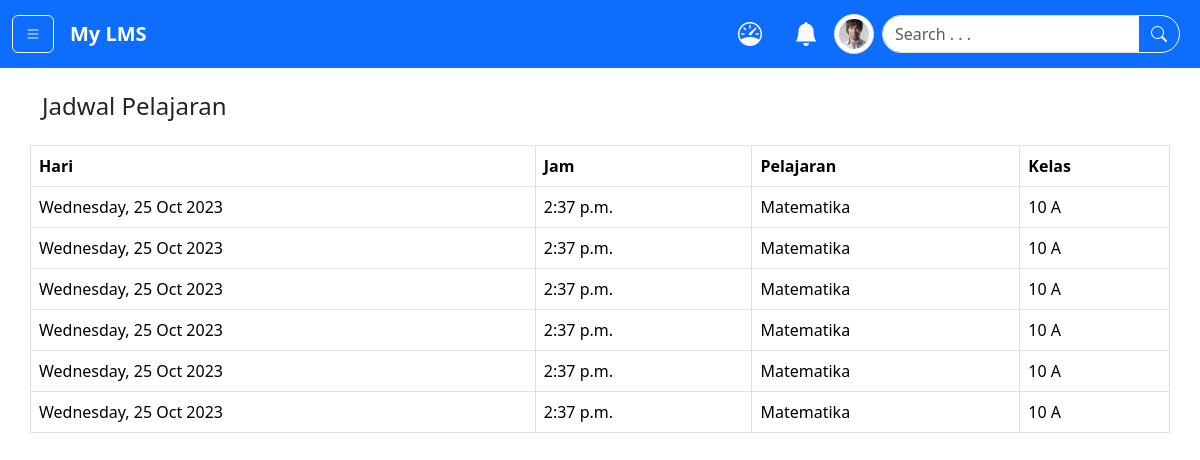
The page /jadwal/ (signed in) on the database as committed earlier.
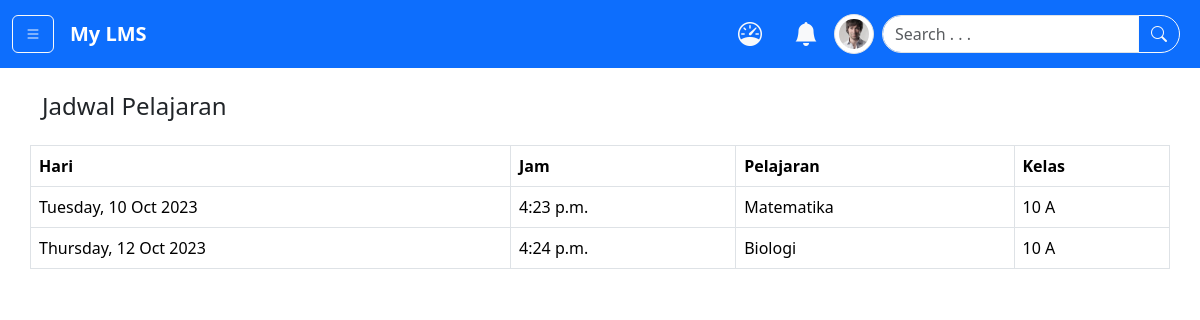
The same page on the database as committed later.
### app/models.py (models this page shows)
class Jadwal(models.Model):
    hari = models.DateField()
    jam = models.TimeField()
    pelajaran = models.ForeignKey(Pelajaran, on_delete=models.CASCADE, default=False)
    kelas = models.ForeignKey(Kelas, on_delete=models.CASCADE)
    materi = models.ForeignKey(Materi, on_delete=models.CASCADE, blank=True, null=True)
    tugas = models.ForeignKey(Tugas, on_delete=models.CASCADE, blank=True, null=True)

class Pelajaran(models.Model):
    judul_pelajaran = models.CharField(max_length=250)
    deskripsi = models.TextField()
    def __str__(self):
        return self.judul_pelajaran

class Kelas(models.Model):
    nama_kelas = models.CharField(max_length=200)
    deskripsi = models.TextField()
    def __str__(self):
        return self.nama_kelas

### app/views.py (the view)
# urls.py: path('jadwal/', views.jadwal, name="jadwal"),
@login_required(login_url= 'login')
def jadwal(request):
    jadwals = Jadwal.objects.all().order_by('hari')
    pelajaran = Pelajaran.objects.values_list('judul_pelajaran', flat=True).distinct()
    kelas = Kelas.objects.values_list('nama_kelas', flat=True).distinct()
    context = {
        'jadwals':jadwals,
        'pelajaran':pelajaran,
        'kelas':kelas,
    }
    return render(request, 'pages/jadwal.html', context)

### templates/pages/jadwal.html (shortened to what the changed rows need)
{% extends 'base.html' %} {% load static %} {% load humanize %} {% block content %}
  {% if user.is_authenticated %}
    {% if user.profile.is_pengajar %}
      <div class="container my-4">
        <div class="row">
          <h4>Jadwal Pelajaran</h4>
          <div class="d-flex my-3">
            <button class="btn btn-primary" data-bs-toggle="modal" data-bs-target="#postJadwal"><i class="bi bi-plus"></i> Buat Jadwal</button>
          </div>
          <table class="table table-bordered border-1">
            <thead>
              <tr>
                <th>Hari</th>
                <th>Jam</th>
                <th>Pelajaran</th>
                <th>Kelas</th>
                <th>Action</th>
              </tr>
            </thead>
            <tbody>
              {% for jadwal in jadwals %}
                <tr>
                  <td>{{ jadwal.hari|date:'l, j M Y' }}</td>
                  <td>{{ jadwal.jam|time:'f a' }}</td>
                  <td>{{ jadwal.pelajaran }}</td>
                  <td>{{ jadwal.kelas }}</td>
                  <td>
                    <a href="#" class="btn btn-success" data-bs-toggle="modal" data-bs-target="#perbarui{{ jadwal.id }}">Perbarui</a>
                    <a href="{% url 'hapus_jadwal' jadwal.id %}" class="btn btn-danger">Hapus</a>
                  </td>
                </tr>
                <div class="modal fade" id="perbarui{{ jadwal.id }}" tabindex="-1" aria-labelledby="exampleModalLabel" aria-hidden="true">
                  <div class="modal-dialog modal-dialog-centered">
                    <div class="modal-content">
                      <div class="modal-header">
                        <h1 class="modal-title fs-5" id="exampleModalLabel">Memperbarui Jadwal</h1>
                        <button type="button" class="btn-close" data-bs-dismiss="modal" aria-label="Close"></button>
                      </div>
                      <div class="modal-body">
                        <form action="{% url 'perbarui_jadwal' jadwal.id %}" method="post" class="row g-3">
                          {% csrf_token %}
                          <div class="row g-3">
                            <div class="col-md-6">
                              <label for="hari" class="form-label">Hari</label>
                              <input type="date" class="form-control" name="hari" id="hari" />
                            </div>
                            <div class="col-md-6">
                              <label for="jam" class="form-label">Jam</label>
                              <input type="time" class="form-control" name="jam" id="jam" />
                            </div>
                            <div class="col-12">
                              <label for="pelajaran" class="form-label">Pelajaran</label>
                              <select id="pelajaran" class="form-select" name="pelajaran">
                                <option selected>{{ jadwal.pelajaran }}</option>
                                {% for judul_pelajaran in pelajaran %}
                                  <option>{{ judul_pelajaran }}</option>
                                {% endfor %}
                              </select>
                            </div>
                            <div class="col-12">
                              <label for="kelas" class="form-label">Kelas</label>
                              <select id="kelas" class="form-select" name="kelas">
                                <option selected>{{ jadwal.kelas }}</option>
                                {% for nama_kelas in kelas %}
                                  <option>{{ nama_kelas }}</option>
                                {% endfor %}
                              </select>
                            </div>
                          </div>
                          <div class="modal-footer mt-3">
                            <button type="button" class="btn btn-secondary" data-bs-dismiss="modal">Close</button>
                            <button type="submit" class="btn btn-primary">Perbarui Jadwal</button>
                          </div>
                        </form>
                      </div>
                    </div>
                  </div>
                </div>
              {% endfor %}
            </tbody>
          </table>
        </div>
      </div>
      <div class="modal fade" id="postJadwal" tabindex="-1" aria-labelledby="exampleModalLabel" aria-hidden="true">
        <div class="modal-dialog modal-dialog-centered">
          <div class="modal-content">
            <div class="modal-header">
              <h1 class="modal-title fs-5" id="exampleModalLabel">Membuat Jadwal</h1>
              <button type="button" class="btn-close" data-bs-dismiss="modal" aria-label="Close"></button>
            </div>
            <div class="modal-body">
              <form action="{% url 'buat_jadwal' %}" method="post" class="row g-3">
                {% csrf_token %}
                <div class="col-md-6">
                  <label for="hari" class="form-label">Hari</label>
                  <input type="date" class="form-control" name="hari" id="hari" />
                </div>
                <div class="col-md-6">
                  <label for="jam" class="form-label">Jam</label>
                  <input type="time" class="form-control" name="jam" id="jam" />
                </div>
                <div class="col-12">
                  <label for="pelajaran" class="form-label">Pelajaran</label>
                  <select id="pelajaran" class="form-select" name="pelajaran">
                    <option selected>Pilih</option>
                    {% for judul_pelajaran in pelajaran %}
                      <option>{{ judul_pelajaran }}</option>
                    {% endfor %}
                  </select>
                </div>
                <div class="col-12">
                  <label for="kelas" class="form-label">Kelas</label>
                  <select id="kelas" class="form-select" name="kelas">
                    <option selected>Pilih</option>
                    {% for nama_kelas in kelas %}
                      <option>{{ nama_kelas }}</option>
                    {% endfor %}
                  </select>
                </div>
                <div class="modal-footer mt-3">
                  <button type="button" class="btn btn-secondary" data-bs-dismiss="modal">Close</button>
                  <button type="submit" class="btn btn-primary">Buat Jadwal</button>
                </div>
              </form>
            </div>
          </div>
        </div>
      </div>
    {% else %}
      <div class="container my-4">
        <div class="row">
          <table class="table table-bordered border-1">
            <thead>
              <tr>
                <th>Hari</th>
                <th>Jam</th>
                <th>Pelajaran</th>
                <th>Kelas</th>
              </tr>
            </thead>
            <tbody>
              {% for jadwal in jadwals %}
                <tr>
                  <td>{{ jadwal.hari|date:'l, j M Y' }}</td>
                  <td>{{ jadwal.jam|time:'f a' }}</td>
                  <td>{{ jadwal.pelajaran }}</td>
                  <td>{{ jadwal.kelas }}</td>
                </tr>
              {% endfor %}
            </tbody>
          </table>
        </div>
      </div>
    {% endif %}
  {% endif %}
{% endblock %}

Rows that differ between the two databases and show on the page:
removed Jadwal: hari "Wednesday, 25 Oct 2023", jam "2:37 p.m.", pelajaran "Matematika", kelas "10 A"
removed Jadwal: hari "Wednesday, 25 Oct 2023", jam "2:37 p.m.", pelajaran "Matematika", kelas "10 A"
removed Jadwal: hari "Wednesday, 25 Oct 2023", jam "2:37 p.m.", pelajaran "Matematika", kelas "10 A"
removed Jadwal: hari "Wednesday, 25 Oct 2023", jam "2:37 p.m.", pelajaran "Matematika", kelas "10 A"
removed Jadwal: hari "Wednesday, 25 Oct 2023", jam "2:37 p.m.", pelajaran "Matematika", kelas "10 A"
removed Jadwal: hari "Wednesday, 25 Oct 2023", jam "2:37 p.m.", pelajaran "Matematika", kelas "10 A"
added Jadwal: hari "Tuesday, 10 Oct 2023", jam "4:23 p.m.", pelajaran "Matematika", kelas "10 A"
added Jadwal: hari "Thursday, 12 Oct 2023", jam "4:24 p.m.", pelajaran "Biologi", kelas "10 A"
